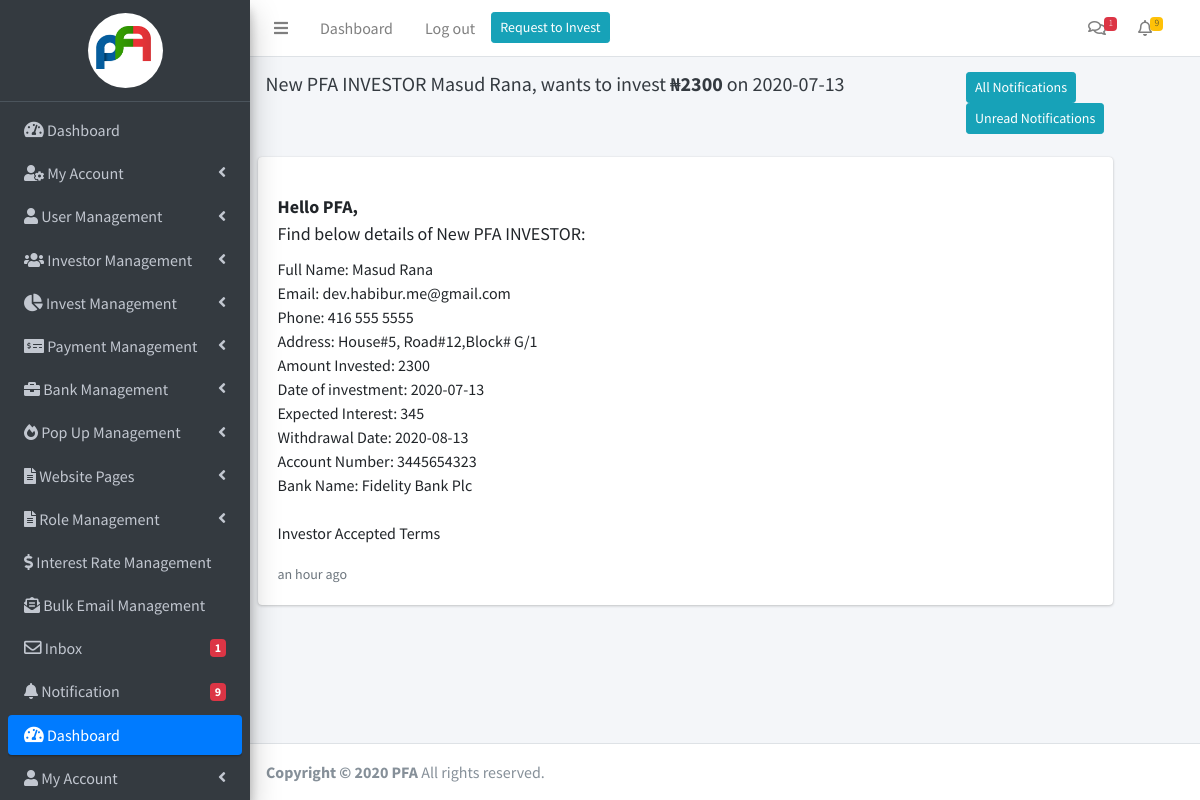
/investor/notification/52/ (signed in), run on the app's committed database.
### investor/models.py (models this page shows, shortened)
class Notification(models.Model):
    investor = models.ForeignKey(Investor, on_delete=models.CASCADE)
    title = models.CharField(max_length=250)
    desc = models.TextField()
    is_view = models.BooleanField(default=False)
    status = models.BooleanField(default=True)
    for_admin = models.BooleanField(default=False)
    date = models.DateTimeField(auto_now_add=True)
    has_download = models.BooleanField(default=False)
    class Meta:
        verbose_name = 'Notification'
        verbose_name_plural = 'Notifications'

### investor/views.py (the view)
# urls.py: path('investor/notification/<int:id>/',views.single_nofication, name='single_nofication'),
def single_nofication(request, id):
    notification = get_object_or_404(Notification, id=id)
    notification.is_view = True
    notification.save()
    context = {
        'notification':notification
    }
    return render(request, 'dashboard/nofication_details.html', context)

### investor/templatetags/extra_tags.py (called while the page is built)
@register.filter
def investor_notifications(id):
    notications = Notification.objects.filter(investor_id=id, is_view=False, for_admin=False).count()
    if notications > 0:
        return notications
    else:
        return ""

@register.filter
def admin_notifications(self):
    notications = Notification.objects.filter(is_view=False, for_admin=True).count()
    if notications:
        return notications
    else:
        return ""

@register.filter
def admin_notification_list(self):
    notication_list = Notification.objects.filter(is_view=False, for_admin=True).order_by('-date')[0:7]
    if notication_list:
        return notication_list

@register.filter
def show_unread_admin_message(id):
    unread_messages = Message.objects.filter(status=True, is_view_admin=False).count()
    if unread_messages:
        return unread_messages

@register.filter
def show_unread_investor_message(id):
    unread_messages = Message.objects.filter(investor_id = id,is_view_investor=False,is_admin=True).count()
    if unread_messages:
        return unread_messages

@register.filter
def user_has_access(id,access_name):
    user_access = Editor.objects.filter(id=id, role__access__has_access=access_name)
    if user_access.exists():
        return True
    else:
        return False

### templates/dashboard/nofication_details.html (shortened to what this page needs)
{% extends 'dashboard/base/base.html' %}
{% load extra_tags %}
{% load humanize %}
{% block d-content %}
<div class="content-header">
    <div class="container-fluid">
      <div class="row mb-2">
        <div class="col-md-9 col-sm-12">
          <h5 class="m-0 text-dark float-left">{{notification.title|safe}}</h5>
        </div>
        <div class="col-md-3 col-sm-12">
          {% if request.user.is_authenticated %}
            <a href="{% url 'investor:admin_notification_list' %}" class="btn btn-info float-left btn-sm mr-1">All Notifications</a>
            <a href="{% url 'investor:admin_unread_notifications' %}" class="btn btn-info float-left btn-sm">Unread Notifications</a>
          {% endif %}
        </div>
      </div>
    </div>
  </div>
<section class="invest_request_area">
    <div class="container-fluid">
        <div class="row">
            <div class="col-md-11 col-sm-12">
                <div class="card">
                    <div class="card-body">
                        <p class="card-desc">{{notification.desc|safe}}</p>
                        <span class="m-0 text-muted text-sm">{{notification.date|naturaltime}}</span>
                    </div>
                </div>
            </div>
        </div>
    </div>
</section>
{% endblock d-content %}

### static/css/dashboard.css (style rules this page uses)
strong { font-weight: 700 !important; }

### data on the page
Notification: title "New PFA INVESTOR Masud Rana, wants to invest ₦2300 on 2020-07-13", desc "Hello PFA, Find below details of New PFA INVESTOR: Full Name: Masud Rana Email: dev.habibur.me@gmail.com Phone: 416 555 5555 Address: House#5, Road#12,Block# G/1 Amount Invested: 2300 Date of investment: 2020-07-13 Expected Interest: 345 Withdrawal Date: 2020-08-13 Account Number: 3445654323 Bank Name: Fidelity Bank Plc Investor Accepted Terms", date "an hour ago"

### other printed values
{{ admin_message|show_unread_admin_message }} "1"
{{ admin_notification|admin_notifications }} "9"
